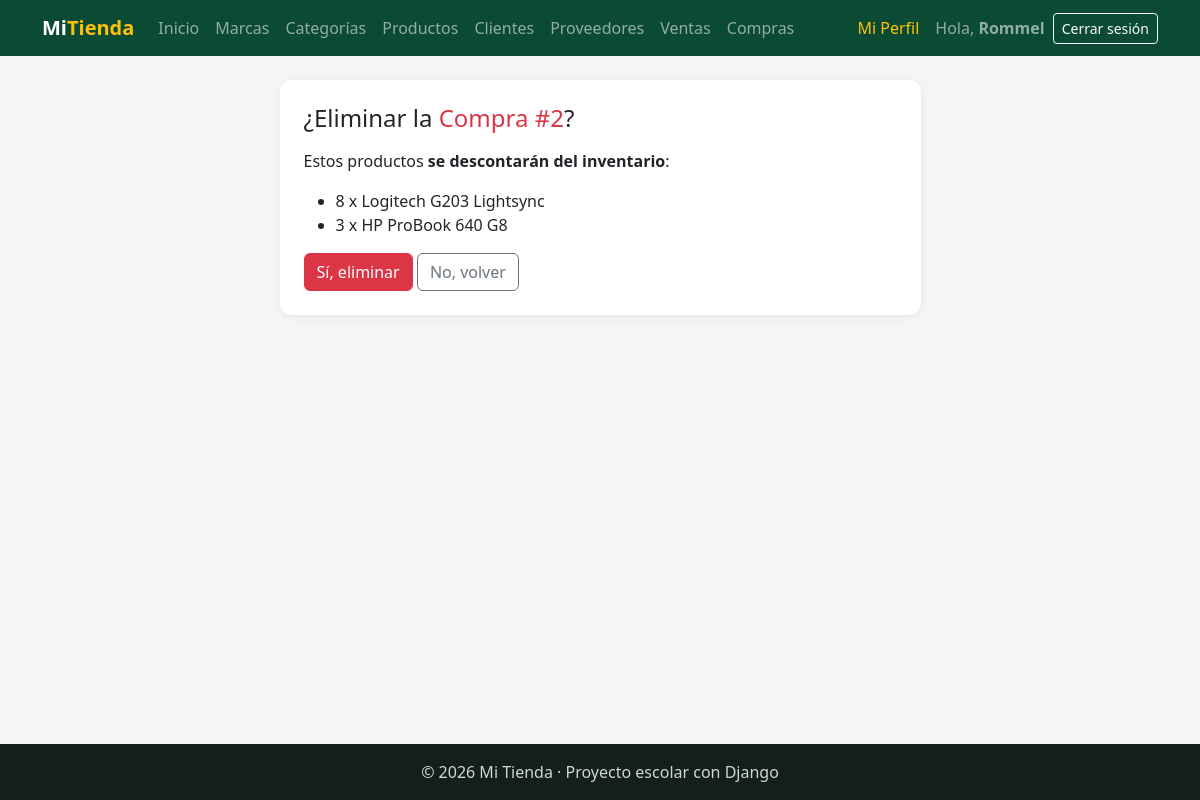
/facturacion/compras/eliminar/2/ (signed in), run on the app's committed database.
### facturacion/models.py (models this page shows, shortened)
class ModeloBase(models.Model):
    user = models.ForeignKey(
        User,
        on_delete=models.SET_NULL,
        null=True,
        blank=True,
        editable=False,
        related_name="%(class)s_registrados",
        verbose_name="Registrado por",
    )
    fecha_creacion = models.DateTimeField("Fecha de creación", auto_now_add=True)
    fecha_modificacion = models.DateTimeField("Última modificación", auto_now=True)
    class Meta:
        abstract = True

class Compra(ModeloBase):
    proveedor = models.ForeignKey(Proveedor, on_delete=models.PROTECT, related_name="compras")
    fecha_hora = models.DateTimeField("Fecha y hora", default=timezone.now)
    subtotal = models.DecimalField(max_digits=12, decimal_places=2, default=0, editable=False)
    iva = models.DecimalField("IVA", max_digits=12, decimal_places=2, default=0, editable=False)
    total = models.DecimalField(max_digits=12, decimal_places=2, default=0, editable=False)
    tipo_pago = models.CharField(
        "Tipo de pago",
        max_length=15,
        choices=TipoPago.choices,
        default=TipoPago.CONTADO,
    )
    class Meta:
        verbose_name = "Compra"
        verbose_name_plural = "Compras"
        ordering = ["-fecha_hora"]
    def __str__(self):
        return f"Compra #{self.pk}"

class DetalleCompra(ModeloBase):
    compra = models.ForeignKey(Compra, on_delete=models.CASCADE, related_name="detalles")
    producto = models.ForeignKey(Producto, on_delete=models.PROTECT, related_name="detalles_compra")
    cantidad = models.PositiveIntegerField(default=1, validators=[MinValueValidator(1)])
    precio = models.DecimalField("Costo unitario", max_digits=10, decimal_places=2)
    class Meta:
        verbose_name = "Detalle de compra"
        verbose_name_plural = "Detalles de compra"

class Producto(ModeloBase):
    nombre = models.CharField(max_length=100)
    descripcion = models.TextField("Descripción", blank=True)
    precio = models.DecimalField(max_digits=10, decimal_places=2)
    stock = models.PositiveIntegerField(default=0)
    imagen = models.ImageField(upload_to="productos/", blank=True)
    marca = models.ForeignKey(Marca, on_delete=models.PROTECT, related_name="productos")
    categorias = models.ManyToManyField(Categoria, related_name="productos", blank=True)
    activo = models.BooleanField(default=True)
    class Meta:
        verbose_name = "Producto"
        verbose_name_plural = "Productos"
        ordering = ["nombre"]

### facturacion/views.py (the view, shortened to what this page needs)
# urls.py: path("compras/eliminar/<int:pk>/", views.CompraDeleteView.as_view(), name="compra_eliminar"),
class CompraDeleteView(LoginRequiredMixin, DeleteView):
    model = Compra
    template_name = "facturacion/compra_eliminar.html"
    context_object_name = "compra"
    success_url = reverse_lazy("facturacion:compra_lista")

### facturacion/templates/facturacion/compra_eliminar.html (shortened to what this page needs)
{% extends "base.html" %}
{% block contenido %}
<div class="row justify-content-center">
    <div class="col-md-7">
        <div class="tarjeta">
            <h1 class="h4 mb-3">¿Eliminar la <span class="text-danger">{{ compra }}</span>?</h1>
            <p>Estos productos <b>se descontarán del inventario</b>:</p>
            <ul>
                {% for detalle in compra.detalles.all %}
                    <li>{{ detalle.cantidad }} x {{ detalle.producto.nombre }}</li>
                {% endfor %}
            </ul>
            <form method="post">
                <button type="submit" class="btn btn-danger">Sí, eliminar</button>
                <a href="{% url 'facturacion:compra_detalle' compra.pk %}" class="btn btn-outline-secondary">No, volver</a>
            </form>
        </div>
    </div>
</div>
{% endblock %}

### templates/base.html (shortened to what this page needs)
{% load static %}
<!DOCTYPE html>
<html lang="es">
<head>
    <link href="https://cdn.jsdelivr.net/npm/bootstrap@5.3.3/dist/css/bootstrap.min.css" rel="stylesheet">
    <link rel="stylesheet" href="{% static 'css/estilos.css' %}">
</head>
<body>
<nav class="navbar navbar-expand-lg navbar-dark barra">
    <div class="container">
        <a class="navbar-brand fw-bold" href="{% url 'home' %}">Mi<span class="text-warning">Tienda</span></a>
        <div class="collapse navbar-collapse" id="menu">
            <ul class="navbar-nav me-auto">
                <li class="nav-item"><a class="nav-link" href="{% url 'home' %}">Inicio</a></li>
                {% if user.is_authenticated %}
                    <li class="nav-item"><a class="nav-link" href="{% url 'facturacion:marca_lista' %}">Marcas</a></li>
                    <li class="nav-item"><a class="nav-link" href="{% url 'facturacion:categoria_lista' %}">Categorías</a></li>
                    <li class="nav-item"><a class="nav-link" href="{% url 'facturacion:producto_lista' %}">Productos</a></li>
                    <li class="nav-item"><a class="nav-link" href="{% url 'facturacion:cliente_lista' %}">Clientes</a></li>
                    <li class="nav-item"><a class="nav-link" href="{% url 'facturacion:proveedor_lista' %}">Proveedores</a></li>
                    <li class="nav-item"><a class="nav-link" href="{% url 'facturacion:venta_lista' %}">Ventas</a></li>
                    <li class="nav-item"><a class="nav-link" href="{% url 'facturacion:compra_lista' %}">Compras</a></li>
                {% endif %}
            </ul>
            <ul class="navbar-nav align-items-lg-center gap-2">
                {% if user.is_authenticated %}
                    <li class="nav-item"><a class="nav-link text-warning" href="{% url 'facturacion:mi_perfil' %}">Mi Perfil</a></li>
                    <li class="nav-item navbar-text">Hola, <b>{{ user.username }}</b></li>
                    <li class="nav-item">
                        <form method="post" action="{% url 'logout' %}" class="d-inline">
                            <button type="submit" class="btn btn-sm btn-outline-light">Cerrar sesión</button>
                        </form>
                    </li>
                {% else %}
                    <li class="nav-item"><a class="nav-link" href="{% url 'login' %}">Ingresar</a></li>
                    <li class="nav-item"><a class="btn btn-sm btn-warning" href="{% url 'registro' %}">Crear cuenta</a></li>
                {% endif %}
            </ul>
        </div>
    </div>
</nav>
<main class="container py-4">
    {% block contenido %}{% endblock %}
</main>
<footer class="pie text-center py-3">© 2026 Mi Tienda · Proyecto escolar con Django</footer>
</body>
</html>

### static/css/estilos.css (style rules this page uses)
:root { --verde: #0c4b33; --verde-claro: #2f9e6e; --amarillo: #f2c230; }
body { background-color: #f3f6f2; min-height: 100vh; display: flex; flex-direction: column; }
main { flex: 1; }
.barra { background-color: var(--verde); }
.tarjeta { background: white; border-radius: 12px; padding: 24px; box-shadow: 0 2px 10px rgba(0,0,0,.06); }
.pie { background-color: #13201a; color: #cfd8d3; }

### data on the page
Compra: id "Compra #2"
DetalleCompra: cantidad "8", producto.nombre "Logitech G203 Lightsync"
DetalleCompra: cantidad "3", producto.nombre "HP ProBook 640 G8"

### other printed values
{{ user.username }} "Rommel"
